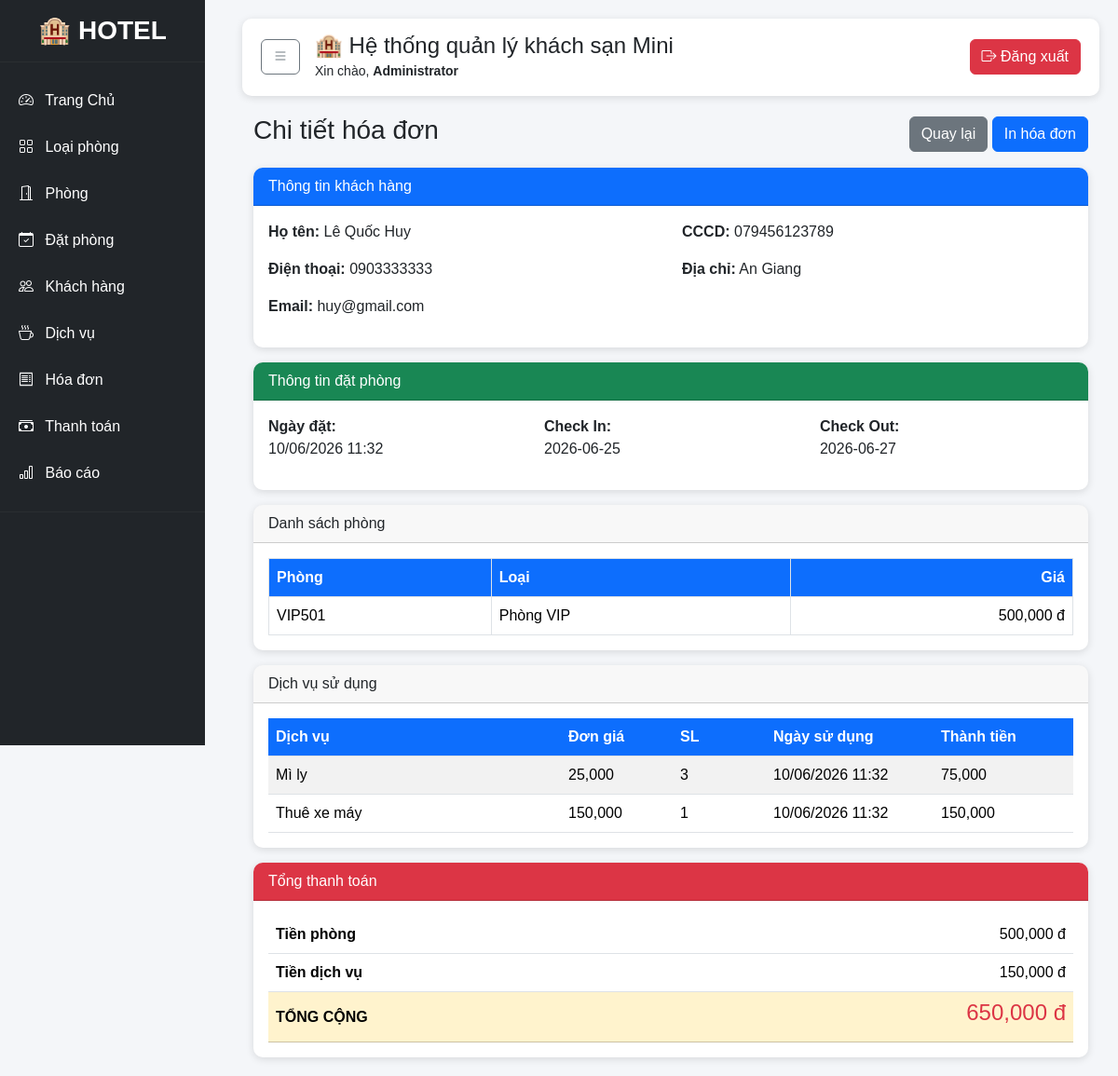
Page /modules/invoices/detail.php?id=1 (signed in) on the committed database.
### tables this page shows
CREATE TABLE invoices (
    invoice_id INT AUTO_INCREMENT PRIMARY KEY,
    booking_id INT NOT NULL,
    invoice_date DATETIME DEFAULT CURRENT_TIMESTAMP,
    
    room_total INT DEFAULT 0,
    service_total INT DEFAULT 0,
    total_amount INT DEFAULT 0,

    FOREIGN KEY (booking_id)
    REFERENCES bookings(booking_id)
);

CREATE TABLE customers (
    customer_id INT AUTO_INCREMENT PRIMARY KEY,
    full_name VARCHAR(100) NOT NULL,
    gender ENUM('Nam', 'Nữ', 'Khác'),
    phone VARCHAR(15),
    email VARCHAR(100),
    id_card VARCHAR(20),
    address TEXT,
    created_at DATETIME DEFAULT CURRENT_TIMESTAMP
);

CREATE TABLE bookings (
    booking_id INT AUTO_INCREMENT PRIMARY KEY,
    customer_id INT NOT NULL,

    booking_date DATETIME DEFAULT CURRENT_TIMESTAMP,
    check_in_date DATE NOT NULL,
    check_out_date DATE NOT NULL,

    actual_check_in DATETIME NULL,
    actual_check_out DATETIME NULL,

    status ENUM(
        'Đã đặt',
        'Đang thuê',
        'Đã trả phòng',
        'Đã hủy'
    ) DEFAULT 'Đã đặt',

    total_amount INT DEFAULT 0, note TEXT,

    FOREIGN KEY (customer_id)
    REFERENCES customers(customer_id)
);

CREATE TABLE booking_details (
    booking_detail_id INT AUTO_INCREMENT PRIMARY KEY,
    booking_id INT NOT NULL,
    room_id INT NOT NULL,
    price INT NOT NULL,
    days INT DEFAULT 1,

    FOREIGN KEY (booking_id)
        REFERENCES bookings(booking_id)
        ON DELETE CASCADE,

    FOREIGN KEY (room_id)
        REFERENCES rooms(room_id)
);

CREATE TABLE rooms (
    room_id INT AUTO_INCREMENT PRIMARY KEY,
    room_number VARCHAR(20) NOT NULL UNIQUE,
    room_type_id INT NOT NULL,
        status ENUM(
            'Trống', 
            'Đã đặt', 
            'Đang thuê', 
            'Bảo trì'
        ) DEFAULT 'Trống',

    FOREIGN KEY (room_type_id) 
    REFERENCES room_types(room_type_id)
);

CREATE TABLE room_types (
    room_type_id INT AUTO_INCREMENT PRIMARY KEY,
    type_name VARCHAR(100) NOT NULL,
    price INT NOT NULL COMMENT 'Giá phòng VNĐ',
    max_people INT NOT NULL,
    description TEXT
);

CREATE TABLE service_usage (
    usage_id INT AUTO_INCREMENT PRIMARY KEY,
    booking_id INT NOT NULL,
    service_id INT NOT NULL,
    quantity INT DEFAULT 1,
    usage_date DATETIME DEFAULT CURRENT_TIMESTAMP,

    FOREIGN KEY (booking_id)
    REFERENCES bookings(booking_id),

    FOREIGN KEY (service_id)
    REFERENCES services(service_id)
);

CREATE TABLE services (
    service_id INT AUTO_INCREMENT PRIMARY KEY,
    service_name VARCHAR(100) NOT NULL,
    price INT NOT NULL COMMENT 'Giá dịch vụ VNĐ',
    description TEXT
);

### modules/invoices/detail.php (the view, shortened to what this page needs)
<?php
    include '../../config/database.php';
    include '../../includes/header.php';
    $conn = $conn;
    $id = intval($_GET['id']);
    $sql = "SELECT i.*,
                b.booking_id,
                b.booking_date,
                b.check_in_date,
                b.check_out_date,
                b.actual_check_in,
                b.actual_check_out,
                c.full_name,
                c.phone,
                c.email,
                c.id_card,
                c.address
            FROM invoices i
            JOIN bookings b
                ON i.booking_id=b.booking_id
            JOIN customers c
                ON b.customer_id=c.customer_id
            WHERE i.invoice_id='$id' ";
    $invoice = mysqli_fetch_assoc(mysqli_query($conn,$sql));
    $rooms=mysqli_query($conn,"SELECT
                                r.room_number,
                                rt.type_name,
                                bd.price
                            FROM booking_details bd
                            JOIN rooms r
                                ON bd.room_id=r.room_id
                            JOIN room_types rt
                                ON r.room_type_id=rt.room_type_id
                            WHERE bd.booking_id='{$invoice['booking_id']}' ");
    $services=mysqli_query($conn,"SELECT
                                    s.service_name,
                                    s.price,
                                    su.quantity,
                                    su.usage_date
                                FROM service_usage su
                                JOIN services s
                                    ON su.service_id=s.service_id
                                WHERE su.booking_id='{$invoice['booking_id']}' ");
?>
<div class="container-fluid">
    <div class="d-flex justify-content-between align-items-center mb-3">
        <h3>Chi tiết hóa đơn</h3>
        <div>
            <a href="index.php" class="btn btn-secondary">
                Quay lại
            </a>
            <a href="print.php?id=<?= $id ?>" target="_blank"
                class="btn btn-primary">
                In hóa đơn
            </a>
        </div>
    </div>
    <div class="card mb-3">
        <div class="card-header bg-primary text-white">
            Thông tin khách hàng
        </div>
        <div class="card-body">
            <div class="row">
                <div class="col-md-6">
                    <p><strong>Họ tên:</strong>
                        <?= $invoice['full_name'] ?>
                    </p>
                    <p><strong>Điện thoại:</strong>
                        <?= $invoice['phone'] ?>
                    </p>
                    <p><strong>Email:</strong>
                        <?= $invoice['email'] ?>
                    </p>
                </div>
                <div class="col-md-6">
                    <p><strong>CCCD:</strong>
                        <?= $invoice['id_card'] ?>
                    </p>
                    <p><strong>Địa chỉ:</strong>
                        <?= $invoice['address'] ?>
                    </p>
                </div>
            </div>
        </div>
    </div>
    <div class="card mb-3">
        <div class="card-header bg-success text-white">
            Thông tin đặt phòng
        </div>
        <div class="card-body">
            <div class="row">
                <div class="col-md-4">
                    <p>
                        <strong>Ngày đặt:</strong><br>
                        <?= date("d/m/Y H:i",strtotime($invoice['booking_date'])) ?>
                    </p>
                </div>
                <div class="col-md-4">
                    <p>
                        <strong>Check In:</strong><br>
                        <?= $invoice['check_in_date'] ?>
                    </p>
                </div>
                <div class="col-md-4">
                    <p>
                        <strong>Check Out:</strong><br>
                        <?= $invoice['check_out_date'] ?>
                    </p>
                </div>
            </div>
        </div>
    </div>
    <div class="card mb-3">
        <div class="card-header">
            Danh sách phòng
        </div>
        <div class="card-body">
            <table class="table table-bordered">
                <thead>
                    <tr>
                        <th>Phòng</th>
                        <th>Loại</th>
                        <th class="text-end"> Giá </th>
                    </tr>
                </thead>
                <tbody>
                    <?php
                        while($r=mysqli_fetch_assoc($rooms)){
                    ?>
                        <tr>
                            <td>
                                <?= $r['room_number'] ?>
                            </td>
                            <td>
                                <?= $r['type_name'] ?>
                            </td>
                            <td class="text-end">
                                <?= number_format($r['price']) ?> đ
                            </td>
                        </tr>
                    <?php } ?>
                </tbody>
            </table>
        </div>
    </div>
    <div class="card mb-3">
        <div class="card-header">
        Dịch vụ sử dụng
        </div>
        <div class="card-body">
            <table class="table table-striped">
                <thead>
                    <tr>
                        <th>Dịch vụ</th>
                        <th width="120">Đơn giá</th>
                        <th width="100">SL</th>
                        <th width="180">Ngày sử dụng</th>
                        <th width="150">Thành tiền </th>
                    </tr>
                </thead>
                <tbody>
                    <?php
                        while($s=mysqli_fetch_assoc($services)){
                        $thanhtien=$s['price']*$s['quantity'];
                    ?>
                        <tr>
                            <td> <?= $s['service_name'] ?> </td>
                            <td> <?= number_format($s['price']) ?> </td>
                            <td> <?= $s['quantity'] ?> </td>
                            <td> <?= date("d/m/Y H:i",strtotime($s['usage_date'])) ?></td>
                            <td> <?= number_format($thanhtien) ?></td>
                        </tr>
                    <?php } ?>
                </tbody>
            </table>
        </div>
    </div>
    <div class="card">
        <div class="card-header bg-danger text-white">
            Tổng thanh toán
        </div>
        <div class="card-body">
            <table class="table">
                <tr>
                    <th>Tiền phòng</th>
                    <td class="text-end"><?= number_format($invoice['room_total']) ?> đ </td>
                </tr>
                <tr>
                    <th>Tiền dịch vụ</th>
                    <td class="text-end"><?= number_format($invoice['service_total']) ?> đ</td>
                </tr>
                <tr class="table-warning">
                    <th> TỔNG CỘNG </th>
                    <td class="text-end">
                        <h4 class="text-danger">
                            <?= number_format($invoice['total_amount']) ?> đ
                        </h4>
                    </td>
                </tr>
            </table>
        </div>
    </div>
</div>
<?php include __DIR__ .'../../includes/footer.php';?>

### assets/css/header.css (style rules this page uses)
body { margin:0; background:#f4f6f9; font-family:Arial, Helvetica, sans-serif; overflow-x:hidden; }
.card { border:none; border-radius:10px; overflow:hidden; box-shadow:0 2px 8px rgba(0,0,0,.12); }
.table { margin-bottom:0; }
.table thead th { background:#0d6efd; color:white; }
.table td, .table th { vertical-align:middle; }
.btn { border-radius:6px; }

### rows in the picture
invoices: customers.full_name "Lê Quốc Huy", customers.phone "0903333333", customers.email "huy@gmail.com", customers.id_card "079456123789", customers.address "An Giang", booking.booking_date "10/06/2026 11:32", booking.check_in_date "2026-06-25", booking.check_out_date "2026-06-27", room_total "500,000", service_total "150,000", total_amount "650,000"
booking_details: room.room_number "VIP501", room_types.type_name "Phòng VIP", price "500,000"
service_usage: service.service_name "Mì ly", service.price "25,000", quantity "3", usage_date "10/06/2026 11:32", thanhtien "75,000"
service_usage: service.service_name "Thuê xe máy", service.price "150,000", quantity "1", usage_date "10/06/2026 11:32", thanhtien "150,000"

### other values in the picture
$_SESSION['full_name'] "Administrator"
